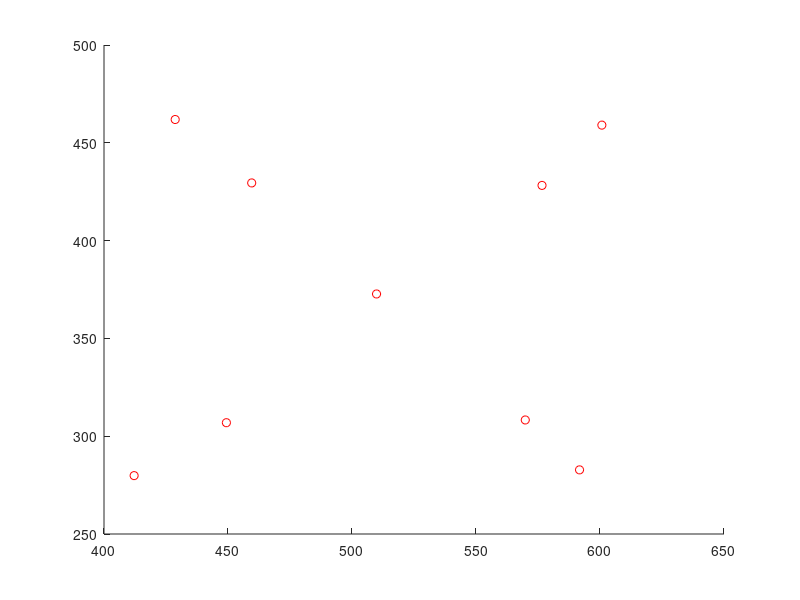

Recreate this plot in MATLAB. (Note: this script raises an error after producing the figure.)
b=[499.892 195.716 512 384;
418.709 284.908 419 474;
402.145 102.847 409 294;
581.744 105.791 589 294;
590.751  282.04 589 474;
449.554 252.486 449 441;
439.354 129.904 449 321;
559.869 131.298 569 321;
566.619 251.218 569 441];

X = [b(:,1),b(:,2)];
Y = [b(:,3),b(:,4)];

b(:,1) = 10+b(:,1);
b(:,2) = 177+b(:,2);


close all;
figure; hold on; scatter(b(:,1),b(:,2),'r'); scatter(b(:,3),b(:,4),'fb'); hold off
